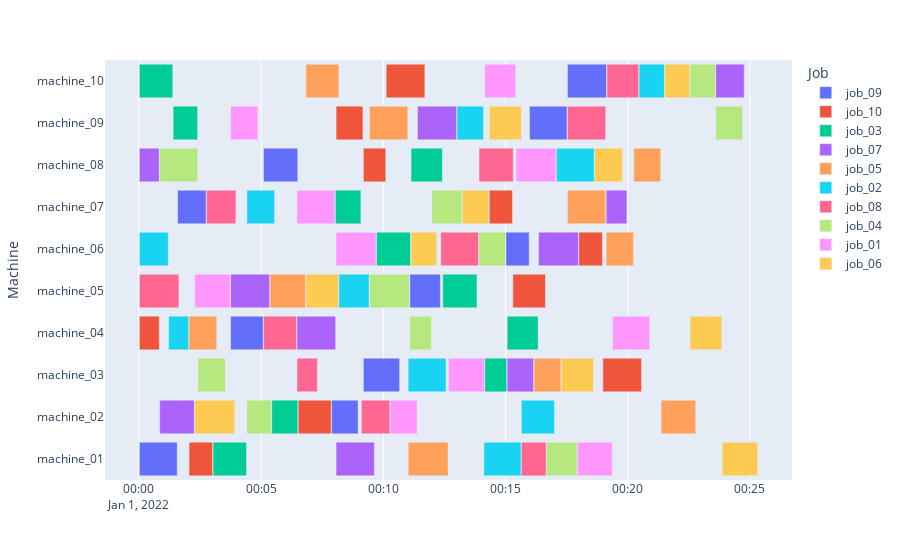

The cell this chart's notebook holds for it:
### Code cell
import numpy as np
from src.jss_lite.jss_lite import jss_lite
t=np.empty((4,1),dtype=object)
import time
import os
from random import randrange
env=jss_lite(instance_path='resources/jsp_instances/standard/abz5.txt')
state=env.get_state()
env.set_state(state)
token=False
for _ in range(99):
    state=env.reset()
    done=False
    i=0
    #print(state['obs'].shape)
    #for i in range(150):
    while not done:
        i+=1
        legal_action=env.get_legal_actions(state)
        #action=np.random.choice(len(legal_action), 1, p=(legal_action / legal_action.sum()))[0]
        action=randrange(env.action_space.n)
        #print(action)
        if action > env.action_space.n/2:
            token=True
            #print("before:")
            #env.render(start_count=1,x_bar="Job",y_bar="Machine")
            state, reward, done, info=env.step(action)
            #print(state['obs'].shape)

        else:
            state, reward, done, info=env.step(action)  
            #print(state['obs'].shape)
            if token:
                token=False
                #print("after:")
                #env.render(start_count=1,x_bar="Job",y_bar="Machine")
        #print(action)
        #tmp=(env.processed_and_max_time_job_matrix)
        #print(env.count_finished_tasks_machine_matrix)
        #print(env.production_list)
        #env.render()
        if done==True:
            print(f"finished! no legal actions possible after {i+1} steps")
            #print(env.timestemp_list)
            break
    #env.render(start_count=1,x_bar="Job",y_bar="Machine")

### Figure 1 — Plotly figure (JSON) as saved in the notebook; plotly's stock layout.template omitted (floating-point values rounded to 4 significant figures)
{"data": [{"alignmentgroup": "True", "base": ["2022-01-01T00:00:01", "2022-01-01T00:07:53", "2022-01-01T00:09:11", "2022-01-01T00:03:45", "2022-01-01T00:11:05", "2022-01-01T00:15:01", "2022-01-01T00:01:35", "2022-01-01T00:05:06", "2022-01-01T00:15:59", "2022-01-01T00:17:32"], "hovertemplate": "Job=job_09<br>Start=%{base}<br>Finish=%{x}<br>Machine=%{y}<extra></extra>", "legendgroup": "job_09", "marker": {"color": "#636efa", "pattern": {"shape": ""}}, "name": "job_09", "offsetgroup": "job_09", "orientation": "h", "showlegend": true, "textposition": "auto", "type": "bar", "x": [93000, 65000, 89000, 80000, 75000, 57000, 70000, 84000, 92000, 96000], "xaxis": "x", "y": ["machine_01", "machine_02", "machine_03", "machine_04", "machine_05", "machine_06", "machine_07", "machine_08", "machine_09", "machine_10"], "yaxis": "y"}, {"alignmentgroup": "True", "base": ["2022-01-01T00:02:03", "2022-01-01T00:06:31", "2022-01-01T00:18:59", "2022-01-01T00:00:01", "2022-01-01T00:15:18", "2022-01-01T00:18:00", "2022-01-01T00:14:20", "2022-01-01T00:09:11", "2022-01-01T00:08:04", "2022-01-01T00:10:07"], "hovertemplate": "Job=job_10<br>Start=%{base}<br>Finish=%{x}<br>Machine=%{y}<extra></extra>", "legendgroup": "job_10", "marker": {"color": "#EF553B", "pattern": {"shape": ""}}, "name": "job_10", "offsetgroup": "job_10", "orientation": "h", "showlegend": true, "textposition": "auto", "type": "bar", "x": [58000, 81000, 95000, 49000, 80000, 58000, 57000, 55000, 66000, 95000], "xaxis": "x", "y": ["machine_01", "machine_02", "machine_03", "machine_04", "machine_05", "machine_06", "machine_07", "machine_08", "machine_09", "machine_10"], "yaxis": "y"}, {"alignmentgroup": "True", "base": ["2022-01-01T00:03:02", "2022-01-01T00:05:26", "2022-01-01T00:14:09", "2022-01-01T00:15:04", "2022-01-01T00:12:26", "2022-01-01T00:09:43", "2022-01-01T00:08:02", "2022-01-01T00:11:08", "2022-01-01T00:01:24", "2022-01-01T00:00:01"], "hovertemplate": "Job=job_03<br>Start=%{base}<br>Finish=%{x}<br>Machine=%{y}<extra></extra>", "legendgroup": "job_03", "marker": {"color": "#00cc96", "pattern": {"shape": ""}}, "name": "job_03", "offsetgroup": "job_03", "orientation": "h", "showlegend": true, "textposition": "auto", "type": "bar", "x": [82000, 64000, 54000, 76000, 84000, 84000, 63000, 77000, 60000, 82000], "xaxis": "x", "y": ["machine_01", "machine_02", "machine_03", "machine_04", "machine_05", "machine_06", "machine_07", "machine_08", "machine_09", "machine_10"], "yaxis": "y"}, {"alignmentgroup": "True", "base": ["2022-01-01T00:08:04", "2022-01-01T00:00:51", "2022-01-01T00:15:04", "2022-01-01T00:06:28", "2022-01-01T00:03:45", "2022-01-01T00:16:21", "2022-01-01T00:19:07", "2022-01-01T00:00:01", "2022-01-01T00:11:24", "2022-01-01T00:23:36"], "hovertemplate": "Job=job_07<br>Start=%{base}<br>Finish=%{x}<br>Machine=%{y}<extra></extra>", "legendgroup": "job_07", "marker": {"color": "#ab63fa", "pattern": {"shape": ""}}, "name": "job_07", "offsetgroup": "job_07", "orientation": "h", "showlegend": true, "textposition": "auto", "type": "bar", "x": [94000, 85000, 65000, 95000, 96000, 98000, 51000, 49000, 96000, 70000], "xaxis": "x", "y": ["machine_01", "machine_02", "machine_03", "machine_04", "machine_05", "machine_06", "machine_07", "machine_08", "machine_09", "machine_10"], "yaxis": "y"}, {"alignmentgroup": "True", "base": ["2022-01-01T00:11:01", "2022-01-01T00:21:22", "2022-01-01T00:16:10", "2022-01-01T00:02:03", "2022-01-01T00:05:22", "2022-01-01T00:19:07", "2022-01-01T00:17:32", "2022-01-01T00:20:15", "2022-01-01T00:09:26", "2022-01-01T00:06:50"], "hovertemplate": "Job=job_05<br>Start=%{base}<br>Finish=%{x}<br>Machine=%{y}<extra></extra>", "legendgroup": "job_05", "marker": {"color": "#FFA15A", "pattern": {"shape": ""}}, "name": "job_05", "offsetgroup": "job_05", "orientation": "h", "showlegend": true, "textposition": "auto", "type": "bar", "x": [98000, 85000, 66000, 68000, 87000, 67000, 94000, 66000, 94000, 81000], "xaxis": "x", "y": ["machine_01", "machine_02", "machine_03", "machine_04", "machine_05", "machine_06", "machine_07", "machine_08", "machine_09", "machine_10"], "yaxis": "y"}, {"alignmentgroup": "True", "base": ["2022-01-01T00:14:07", "2022-01-01T00:15:39", "2022-01-01T00:11:01", "2022-01-01T00:01:13", "2022-01-01T00:08:11", "2022-01-01T00:00:01", "2022-01-01T00:04:25", "2022-01-01T00:17:05", "2022-01-01T00:13:01", "2022-01-01T00:20:28"], "hovertemplate": "Job=job_02<br>Start=%{base}<br>Finish=%{x}<br>Machine=%{y}<extra></extra>", "legendgroup": "job_02", "marker": {"color": "#19d3f3", "pattern": {"shape": ""}}, "name": "job_02", "offsetgroup": "job_02", "orientation": "h", "showlegend": true, "textposition": "auto", "type": "bar", "x": [91000, 81000, 93000, 49000, 74000, 71000, 68000, 93000, 65000, 62000], "xaxis": "x", "y": ["machine_01", "machine_02", "machine_03", "machine_04", "machine_05", "machine_06", "machine_07", "machine_08", "machine_09", "machine_10"], "yaxis": "y"}, {"alignmentgroup": "True", "base": ["2022-01-01T00:15:39", "2022-01-01T00:09:06", "2022-01-01T00:06:28", "2022-01-01T00:05:06", "2022-01-01T00:00:01", "2022-01-01T00:12:21", "2022-01-01T00:02:46", "2022-01-01T00:13:55", "2022-01-01T00:17:32", "2022-01-01T00:19:09"], "hovertemplate": "Job=job_08<br>Start=%{base}<br>Finish=%{x}<br>Machine=%{y}<extra></extra>", "legendgroup": "job_08", "marker": {"color": "#FF6692", "pattern": {"shape": ""}}, "name": "job_08", "offsetgroup": "job_08", "orientation": "h", "showlegend": true, "textposition": "auto", "type": "bar", "x": [61000, 70000, 50000, 81000, 97000, 93000, 72000, 84000, 94000, 78000], "xaxis": "x", "y": ["machine_01", "machine_02", "machine_03", "machine_04", "machine_05", "machine_06", "machine_07", "machine_08", "machine_09", "machine_10"], "yaxis": "y"}, {"alignmentgroup": "True", "base": ["2022-01-01T00:16:41", "2022-01-01T00:04:25", "2022-01-01T00:02:25", "2022-01-01T00:11:05", "2022-01-01T00:09:26", "2022-01-01T00:13:55", "2022-01-01T00:11:59", "2022-01-01T00:00:51", "2022-01-01T00:23:36", "2022-01-01T00:22:33"], "hovertemplate": "Job=job_04<br>Start=%{base}<br>Finish=%{x}<br>Machine=%{y}<extra></extra>", "legendgroup": "job_04", "marker": {"color": "#B6E880", "pattern": {"shape": ""}}, "name": "job_04", "offsetgroup": "job_04", "orientation": "h", "showlegend": true, "textposition": "auto", "type": "bar", "x": [75000, 60000, 67000, 53000, 98000, 65000, 74000, 93000, 66000, 62000], "xaxis": "x", "y": ["machine_01", "machine_02", "machine_03", "machine_04", "machine_05", "machine_06", "machine_07", "machine_08", "machine_09", "machine_10"], "yaxis": "y"}, {"alignmentgroup": "True", "base": ["2022-01-01T00:17:57", "2022-01-01T00:10:17", "2022-01-01T00:12:40", "2022-01-01T00:19:23", "2022-01-01T00:02:17", "2022-01-01T00:08:04", "2022-01-01T00:06:28", "2022-01-01T00:15:26", "2022-01-01T00:03:45", "2022-01-01T00:14:09"], "hovertemplate": "Job=job_01<br>Start=%{base}<br>Finish=%{x}<br>Machine=%{y}<extra></extra>", "legendgroup": "job_01", "marker": {"color": "#FF97FF", "pattern": {"shape": ""}}, "name": "job_01", "offsetgroup": "job_01", "orientation": "h", "showlegend": true, "textposition": "auto", "type": "bar", "x": [85000, 66000, 88000, 91000, 87000, 98000, 93000, 98000, 67000, 76000], "xaxis": "x", "y": ["machine_01", "machine_02", "machine_03", "machine_04", "machine_05", "machine_06", "machine_07", "machine_08", "machine_09", "machine_10"], "yaxis": "y"}, {"alignmentgroup": "True", "base": ["2022-01-01T00:23:52", "2022-01-01T00:02:17", "2022-01-01T00:17:17", "2022-01-01T00:22:33", "2022-01-01T00:06:50", "2022-01-01T00:11:08", "2022-01-01T00:13:14", "2022-01-01T00:18:39", "2022-01-01T00:14:20", "2022-01-01T00:21:31"], "hovertemplate": "Job=job_06<br>Start=%{base}<br>Finish=%{x}<br>Machine=%{y}<extra></extra>", "legendgroup": "job_06", "marker": {"color": "#FECB52", "pattern": {"shape": ""}}, "name": "job_06", "offsetgroup": "job_06", "orientation": "h", "showlegend": true, "textposition": "auto", "type": "bar", "x": [87000, 98000, 79000, 78000, 80000, 63000, 65000, 68000, 79000, 61000], "xaxis": "x", "y": ["machine_01", "machine_02", "machine_03", "machine_04", "machine_05", "machine_06", "machine_07", "machine_08", "machine_09", "machine_10"], "yaxis": "y"}], "layout": {"barmode": "overlay", "legend": {"title": {"text": "Job"}, "tracegroupgap": 0}, "margin": {"t": 60}, "xaxis": {"anchor": "y", "domain": [0, 1], "type": "date"}, "yaxis": {"anchor": "x", "domain": [0, 1], "title": {"text": "Machine"}}}}
